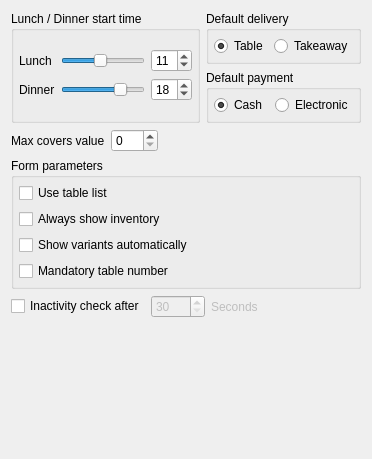
       <widget class="QWidget" name="tab2">
        <attribute name="title">
         <string>Order entry control</string>
        </attribute>
        <layout class="QVBoxLayout" name="verticalLayout_9">
         <item>
          <layout class="QHBoxLayout" name="horizontalLayout_5">
           <item>
            <widget class="QGroupBox" name="groupBox_6">
             <property name="title">
              <string>Lunch / Dinner start time</string>
             </property>
             <layout class="QVBoxLayout" name="verticalLayout_6">
              <property name="leftMargin">
               <number>5</number>
              </property>
              <property name="topMargin">
               <number>5</number>
              </property>
              <property name="rightMargin">
               <number>5</number>
              </property>
              <property name="bottomMargin">
               <number>5</number>
              </property>
              <item>
               <layout class="QGridLayout" name="gridLayout_3">
                <item row="0" column="0">
                 <widget class="QLabel" name="label_3">
                  <property name="text">
                   <string>Lunch</string>
                  </property>
                 </widget>
                </item>
                <item row="0" column="1">
                 <widget class="QSlider" name="horizontalSliderLunch">
                  <property name="maximum">
                   <number>24</number>
                  </property>
                  <property name="pageStep">
                   <number>8</number>
                  </property>
                  <property name="value">
                   <number>11</number>
                  </property>
                  <property name="orientation">
                   <enum>Qt::Orientation::Horizontal</enum>
                  </property>
                 </widget>
                </item>
                <item row="0" column="2">
                 <widget class="QSpinBox" name="spinBoxLunch">
                  <property name="maximum">
                   <number>24</number>
                  </property>
                  <property name="value">
                   <number>11</number>
                  </property>
                 </widget>
                </item>
                <item row="1" column="0">
                 <widget class="QLabel" name="label_6">
                  <property name="text">
                   <string>Dinner</string>
                  </property>
                 </widget>
                </item>
                <item row="1" column="1">
                 <widget class="QSlider" name="horizontalSliderDinner">
                  <property name="maximum">
                   <number>24</number>
                  </property>
                  <property name="pageStep">
                   <number>8</number>
                  </property>
                  <property name="value">
                   <number>18</number>
                  </property>
                  <property name="orientation">
                   <enum>Qt::Orientation::Horizontal</enum>
                  </property>
                 </widget>
                </item>
                <item row="1" column="2">
                 <widget class="QSpinBox" name="spinBoxDinner">
                  <property name="maximum">
                   <number>24</number>
                  </property>
                  <property name="value">
                   <number>18</number>
                  </property>
                 </widget>
                </item>
               </layout>
              </item>
             </layout>
            </widget>
           </item>
           <item>
            <layout class="QVBoxLayout" name="verticalLayout_7">
             <item>
              <widget class="QGroupBox" name="groupBox_11">
               <property name="title">
                <string>Default delivery</string>
               </property>
               <layout class="QVBoxLayout" name="verticalLayout_25">
                <property name="leftMargin">
                 <number>5</number>
                </property>
                <property name="topMargin">
                 <number>5</number>
                </property>
                <property name="rightMargin">
                 <number>5</number>
                </property>
                <property name="bottomMargin">
                 <number>5</number>
                </property>
                <item>
                 <layout class="QHBoxLayout" name="horizontalLayout_15">
                  <item>
                   <widget class="QRadioButton" name="radioButtonTable">
                    <property name="text">
                     <string>Table</string>
                    </property>
                    <property name="checked">
                     <bool>true</bool>
                    </property>
                   </widget>
                  </item>
                  <item>
                   <widget class="QRadioButton" name="radioButtonTakeaway">
                    <property name="text">
                     <string>Takeaway</string>
                    </property>
                   </widget>
                  </item>
                 </layout>
                </item>
               </layout>
              </widget>
             </item>
             <item>
              <widget class="QGroupBox" name="groupBox_9">
               <property name="title">
                <string>Default payment</string>
               </property>
               <layout class="QVBoxLayout" name="verticalLayout_23">
                <property name="leftMargin">
                 <number>5</number>
                </property>
                <property name="topMargin">
                 <number>5</number>
                </property>
                <property name="rightMargin">
                 <number>5</number>
                </property>
                <property name="bottomMargin">
                 <number>5</number>
                </property>
                <item>
                 <layout class="QHBoxLayout" name="horizontalLayout_7">
                  <item>
                   <widget class="QRadioButton" name="radioButtonCash">
                    <property name="text">
                     <string>Cash</string>
                    </property>
                    <property name="checked">
                     <bool>true</bool>
                    </property>
                   </widget>
                  </item>
                  <item>
                   <widget class="QRadioButton" name="radioButtonElectronic">
                    <property name="text">
                     <string>Electronic</string>
                    </property>
                   </widget>
                  </item>
                 </layout>
                </item>
               </layout>
              </widget>
             </item>
            </layout>
           </item>
          </layout>
         </item>
         <item>
          <layout class="QHBoxLayout" name="horizontalLayout_13">
           <item>
            <widget class="QLabel" name="label_20">
             <property name="text">
              <string>Max covers value</string>
             </property>
            </widget>
           </item>
           <item>
            <widget class="QSpinBox" name="spinBoxMaxCovers">
             <property name="sizePolicy">
              <sizepolicy hsizetype="Fixed" vsizetype="Fixed">
               <horstretch>0</horstretch>
               <verstretch>0</verstretch>
              </sizepolicy>
             </property>
             <property name="minimum">
              <number>0</number>
             </property>
             <property name="maximum">
              <number>999</number>
             </property>
             <property name="value">
              <number>0</number>
             </property>
            </widget>
           </item>
           <item>
            <spacer name="horizontalSpacer">
             <property name="orientation">
              <enum>Qt::Orientation::Horizontal</enum>
             </property>
             <property name="sizeHint" stdset="0">
              <size>
               <width>40</width>
               <height>20</height>
              </size>
             </property>
            </spacer>
           </item>
          </layout>
         </item>
         <item>
          <widget class="QGroupBox" name="groupBox_5">
           <property name="title">
            <string>Form parameters</string>
           </property>
           <layout class="QVBoxLayout" name="verticalLayout_8">
            <property name="leftMargin">
             <number>5</number>
            </property>
            <property name="topMargin">
             <number>5</number>
            </property>
            <property name="rightMargin">
             <number>5</number>
            </property>
            <property name="bottomMargin">
             <number>5</number>
            </property>
            <item>
             <widget class="QCheckBox" name="checkBoxUseTableList">
              <property name="text">
               <string>Use table list</string>
              </property>
             </widget>
            </item>
            <item>
             <widget class="QCheckBox" name="checkBoxShowInventory">
              <property name="text">
               <string>Always show inventory</string>
              </property>
             </widget>
            </item>
            <item>
             <widget class="QCheckBox" name="checkBoxAutoVariants">
              <property name="text">
               <string>Show variants automatically</string>
              </property>
             </widget>
            </item>
            <item>
             <widget class="QCheckBox" name="checkBoxMandatoryTableNumber">
              <property name="text">
               <string>Mandatory table number</string>
              </property>
             </widget>
            </item>
           </layout>
          </widget>
         </item>
         <item>
          <layout class="QHBoxLayout" name="horizontalLayout">
           <item>
            <widget class="QCheckBox" name="checkBoxInactivity">
             <property name="text">
              <string>Inactivity check after</string>
             </property>
            </widget>
           </item>
           <item>
            <widget class="QSpinBox" name="spinBoxInactivityTime">
             <property name="enabled">
              <bool>false</bool>
             </property>
             <property name="minimum">
              <number>30</number>
             </property>
             <property name="maximum">
              <number>1200</number>
             </property>
            </widget>
           </item>
           <item>
            <widget class="QLabel" name="labelInactivity">
             <property name="enabled">
              <bool>false</bool>
             </property>
             <property name="text">
              <string>Seconds</string>
             </property>
            </widget>
           </item>
           <item>
            <spacer name="horizontalSpacer_6">
             <property name="orientation">
              <enum>Qt::Orientation::Horizontal</enum>
             </property>
             <property name="sizeHint" stdset="0">
              <size>
               <width>40</width>
               <height>20</height>
              </size>
             </property>
            </spacer>
           </item>
          </layout>
         </item>
         <item>
          <spacer name="verticalSpacer_5">
           <property name="orientation">
            <enum>Qt::Orientation::Vertical</enum>
           </property>
           <property name="sizeHint" stdset="0">
            <size>
             <width>20</width>
             <height>130</height>
            </size>
           </property>
          </spacer>
         </item>
        </layout>
       </widget>
